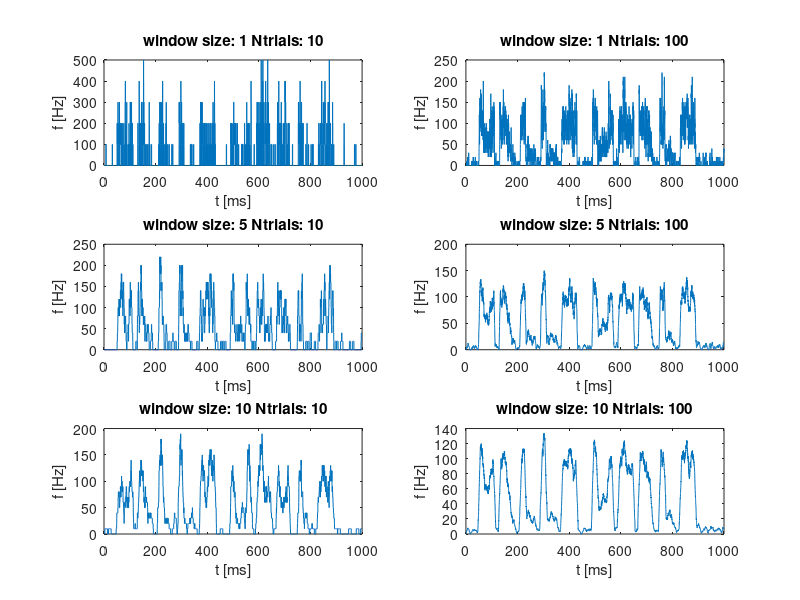
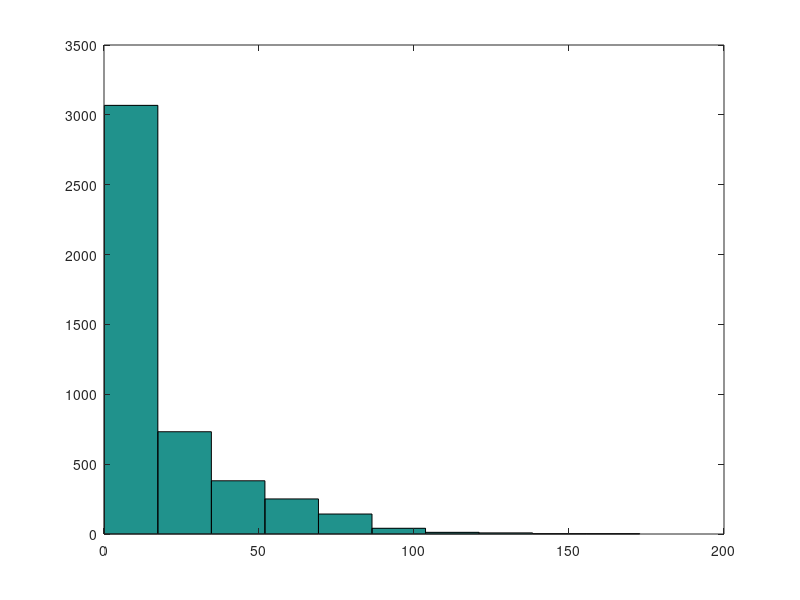

Source code (MATLAB) for these figures, in order: (Note: this script raises an error after producing the figures.)
% Solution for exercise 2 of AAND

%%
% author: Paula Kuokkanen
% date: 24 April 2009


% NAME: Stephan Gabler
% Student ID number: 329131
% I co-operated with: Mirko Dietricht
% I used some ____ hours doing this exercise



%% Part 1: Trial-Averaged firing rates

clear
load SpikeTimes    % load spike time data
SpikeTimes  = SpikeTimes';
T           = 1000;
res         = 0.1;
windows     = [1 5 10];
n_trials    = [10 100];
time        = 0:res:T-res;

%% a+b) different windows - different number of trials
rectf   = @(t, sig) ones(1, length(find(t<sig))) * 1/sig;
average = zeros(length(windows)*length(n_trials), length(time));
N       = size(SpikeTimes,2);                               % number of trials

figure(1);

% for the different window functions
for i = 1:length(windows)
    for j = 1:length(n_trials);
        idx = (i*2)-mod(j,2);
        subplot(length(windows),length(n_trials),idx);
        
        perms       = randperm(N);
        rand_trials = perms(1:n_trials(j));
        % for all trials
        for k = 1:n_trials(j);
            
            % remove NaNs, create spiketrain
            valid           = SpikeTimes(rand_trials(k), ~isnan(SpikeTimes(rand_trials(k),:)));
            spiketrain      = zeros(1, T/res);
            spiketrain(int16(valid/res)) = 1;
            
            % create, normalize kernel and convolve the signals
            kernel          = rectf(time, windows(i));
            kernel          = kernel/sum(kernel);
            c               = conv(spiketrain, kernel);
            samerange       = length(kernel)/2:length(c)-(length(kernel)/2);
            average(idx,:)    = average(idx,:) + c(samerange);
        end
        
        % average over trials and plot the average
        average(idx,:) = average(idx,:) / n_trials(j);
        plot(time, average(idx,:)*10000);
        title(['window size: ' num2str(windows(i)) ' Ntrials: ' num2str(n_trials(j))]);
        xlabel('t [ms]');
        ylabel('f [Hz]');
    end
end

%% c) reading of the neural code
% the neural code of the presented stimulus seams to be oscillatory firing.
% the readability could be improved by using a measure for oscillatory behavior.
% the autocorrelation of the response could be measured for example




%% Part 2, spike-train statistics

%% 2 a) ISI distribution

% compute differences  row-wise, flatten the result and remove NaNs
isis = diff(SpikeTimes,1,2);
isis = isis(:);
isis = isis(~isnan(isis));

% construct histogram
figure(2)
hist(isis)

%% 2 b) CV
disp(['coeff of variation: ' num2str(std(isis)/mean(isis))]);


%% 2 c) Fano factor



%% Part 3, spike-triggered average

% Download Stim_Spikes_forSTA.mat from the course website. It contains
% the Stimulus vector, the corresponding Time vector with time in ms, and
% the SpikeTimes obtained from 100 presentations of the stimulus to a model
% neuron. Calculate the spike-triggered average.

% Hint 1: See how the matlab function xcorr is related to the equations
% given in the exercise sheet.

% Hint 2: dividing by the total number of spikes is equivalent to first
% dividing by the number of trials to generate the trial-averaged neuronal
% response function, and then dividing by the average number of spikes per
% trial when calculating the STA.

load Stim_Spikes_forSTA;



% plot
set(gcf,'CurrentAxes',handles(5));

